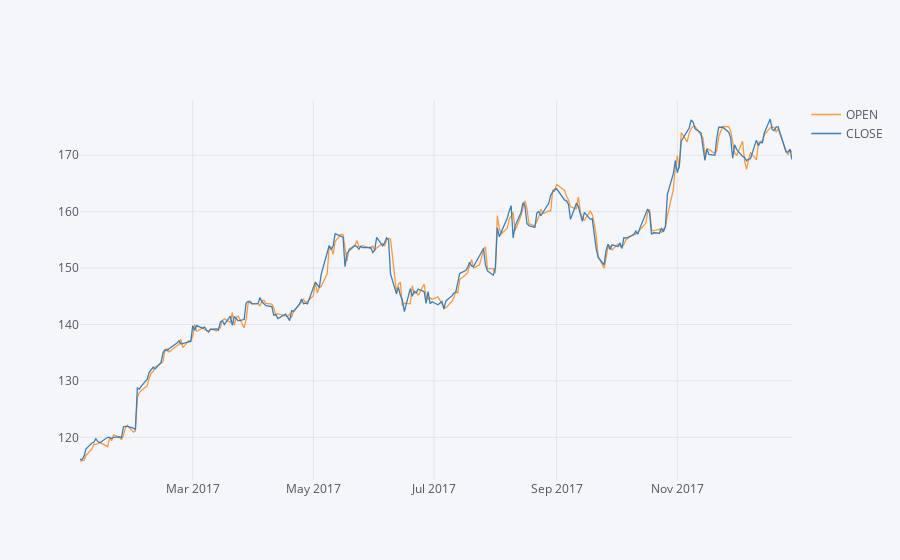

Write notebook code for a chart like this one.
### Code cell
df[['OPEN', 'CLOSE']].iplot()

### Figure 1 — Plotly figure (JSON) as saved in the notebook; plotly's stock layout.template omitted (floating-point values rounded to 4 significant figures; data arrays with more than 128 entries replaced by an {"elided": "..."} marker saying what was removed)
{"data": [{"line": {"color": "rgba(255, 153, 51, 1.0)", "dash": "solid", "shape": "linear", "width": 1.3}, "mode": "lines", "name": "OPEN", "text": "", "type": "scatter", "uid": "15f9a80e-fdbb-44e2-b7a0-a099472917cc", "x": {"elided": "251 str values"}, "y": {"elided": "251 float values"}}, {"line": {"color": "rgba(55, 128, 191, 1.0)", "dash": "solid", "shape": "linear", "width": 1.3}, "mode": "lines", "name": "CLOSE", "text": "", "type": "scatter", "uid": "26ba4352-4842-41e9-95c4-01c05d601009", "x": {"elided": "251 str values"}, "y": {"elided": "251 float values"}}], "layout": {"legend": {"bgcolor": "#F5F6F9", "font": {"color": "#4D5663"}}, "paper_bgcolor": "#F5F6F9", "plot_bgcolor": "#F5F6F9", "title": {"font": {"color": "#4D5663"}}, "xaxis": {"gridcolor": "#E1E5ED", "showgrid": true, "tickfont": {"color": "#4D5663"}, "title": {"font": {"color": "#4D5663"}, "text": ""}, "zerolinecolor": "#E1E5ED"}, "yaxis": {"gridcolor": "#E1E5ED", "showgrid": true, "tickfont": {"color": "#4D5663"}, "title": {"font": {"color": "#4D5663"}, "text": ""}, "zerolinecolor": "#E1E5ED"}}}
